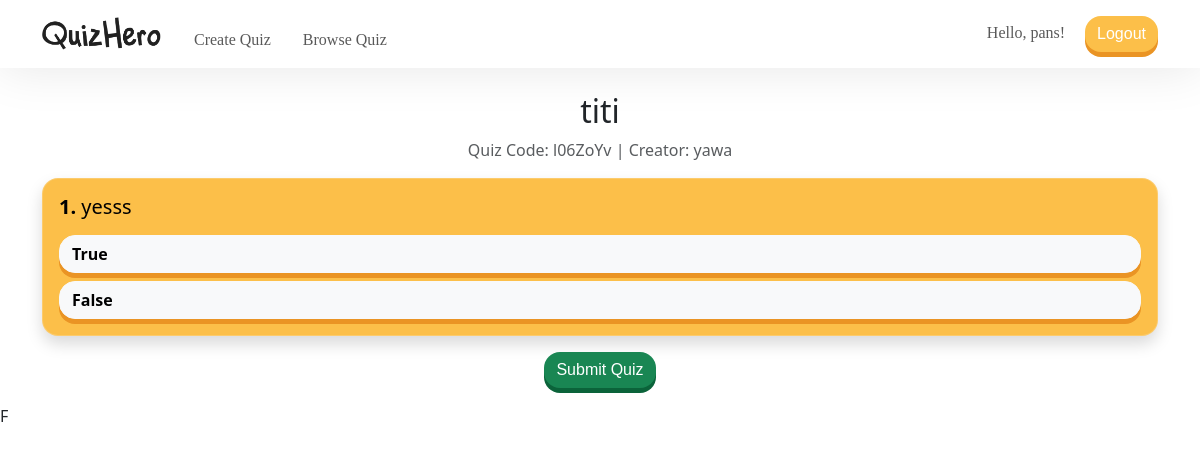
Page /answerQuiz.php?code_for_quiz=l06ZoYv (signed in) on the committed database.
### tables this page shows
CREATE TABLE `quizlisttable` (
  `code` varchar(7) NOT NULL,
  `title` varchar(255) NOT NULL,
  `thumbnail` varchar(255) NOT NULL,
  `accessibility` varchar(8) NOT NULL,
  `creator` varchar(255) NOT NULL,
  `views` int(11) DEFAULT 0
);

CREATE TABLE `questions` (
  `qid` int(11) NOT NULL,
  `quizcode` varchar(7) NOT NULL,
  `question` text NOT NULL,
  `questiontype` text NOT NULL,
  `answer` text NOT NULL,
  `choiceA` text NOT NULL,
  `choiceB` text NOT NULL,
  `choiceC` text NOT NULL,
  `choiceD` text NOT NULL
);

### answerQuiz.php (the view, shortened to what this page needs)
<?php
include "assets/php/dbh_quiz.inc.php";
require('assets/php/head.inc.php');
include('assets/php/navbar.inc.php');
?>
<!DOCTYPE html>
<html lang="en">
<head>
</head>
<body>
    <?php
    if (isset($_GET['code_for_quiz'])) {
        $quizCode = htmlspecialchars($_GET['code_for_quiz']);
        $fetchSql = "SELECT * FROM quizlisttable WHERE code = ?";
        $fetchStmt = $pdo->prepare($fetchSql);
        $fetchStmt->execute([$quizCode]);
        $quizDetails = $fetchStmt->fetch(PDO::FETCH_ASSOC);
        if ($quizDetails) {
            $fetchSql = "SELECT * FROM `questions` WHERE quizcode = ?";
            $fetchStmt = $pdo->prepare($fetchSql);
            $fetchStmt->execute([$quizCode]);
            $allQuestions = $fetchStmt->fetchAll(PDO::FETCH_ASSOC);
            shuffle($allQuestions);
            echo '<div class="container text-center mt-4">';
            echo '<h2 class="text-dark">' . htmlspecialchars($quizDetails['title']) . '</h2>';
            echo '<p class="text-muted">Quiz Code: ' . htmlspecialchars($quizDetails['code']) . ' | Creator: ' . htmlspecialchars($quizDetails['creator']) . '</p>';
            echo '</div>';
            $questionNumber = 1;
            foreach ($allQuestions as $question) {
                $fontStyle = isset($question['fontstyle']) ? 'font-family: ' . $question['fontstyle'] . ';' : '';
                $fontColor = isset($question['fontcolor']) ? 'color: ' . $question['fontcolor'] . ' !important;' : '';
                $choices = array($question['choiceA'], $question['choiceB'], $question['choiceC'], $question['choiceD']);
                shuffle($choices);
                echo '<div class="container ms-auto me-auto">';
                echo '<div class="rounded p-3 mt-3 shadow shadow-4 border border-light text-light container-fluid" style="--bs-bg-opacity: .2; --bs-border-opacity: .2; --bs-text-opacity: .70; background-color: #FCBF49;">';
                echo '<h5 style="color: black; ' . $fontStyle . '"><strong>' . $questionNumber . '.</strong> ' . $question['question'] . '</h5>';
                if ($question['questiontype'] == "MCQ") {
                    echo '<div style="color: black;">';
                    echo '<button type="button" class="btn btn-light mt-2 text-start font-weight-bold choice-button" onclick="selectChoice(' . $question['qid'] . ', \'A\')" style="width: 100%; box-shadow: 0px 5px 0px 0px rgb(234, 148, 36); border-radius: 16px; ' . $fontColor . '" name="answer[' . $question['qid'] . ']" value="A"><strong>' . $choices[0] . '</strong></button><br>';
                    echo '<button type="button" class="btn btn-light mt-2 text-start font-weight-bold choice-button" onclick="selectChoice(' . $question['qid'] . ', \'B\')" style="width: 100%; box-shadow: 0px 5px 0px 0px rgb(234, 148, 36); border-radius: 16px; ' . $fontColor . '" name="answer[' . $question['qid'] . ']" value="B"><strong>' . $choices[1] . '</strong></button><br>';
                    echo '<button type="button" class="btn btn-light mt-2 text-start font-weight-bold choice-button" onclick="selectChoice(' . $question['qid'] . ', \'C\')" style="width: 100%; box-shadow: 0px 5px 0px 0px rgb(234, 148, 36); border-radius: 16px; ' . $fontColor . '" name="answer[' . $question['qid'] . ']" value="C"><strong>' . $choices[2] . '</strong></button><br>';
                    echo '<button type="button" class="btn btn-light mt-2 text-start font-weight-bold choice-button" onclick="selectChoice(' . $question['qid'] . ', \'D\')" style="width: 100%; box-shadow: 0px 5px 0px 0px rgb(234, 148, 36); border-radius: 16px; ' . $fontColor . '" name="answer[' . $question['qid'] . ']" value="D"><strong>' . $choices[3] . '</strong></button><br>';
                    echo '</div>';
                } elseif ($question['questiontype'] == "TOF") {
                    echo '<div style="color: black;">';
                    echo '<button type="button" class="btn btn-light mt-2 text-start font-weight-bold choice-button" onclick="selectChoice(' . $question['qid'] . ', \'True\')" style="width: 100%; box-shadow: 0px 5px 0px 0px rgb(234, 148, 36); border-radius: 16px; ' . $fontColor . '" name="answer[' . $question['qid'] . ']" value="True"><strong>True</strong></button><br>';
                    echo '<button type="button" class="btn btn-light mt-2 text-start font-weight-bold choice-button" onclick="selectChoice(' . $question['qid'] . ', \'False\')" style="width: 100%; box-shadow: 0px 5px 0px 0px rgb(234, 148, 36); border-radius: 16px; ' . $fontColor . '" name="answer[' . $question['qid'] . ']" value="False"><strong>False</strong></button><br>';
                    echo '</div>';
                }
                echo '</div>';
                echo '</div>';
                $questionNumber++;
            }
        } else {
            echo 'Quiz not found.';
            exit;
        }
    }
    ?>
    <form id="quizForm" action="submit_quiz.php" method="post" onsubmit="return checkUnansweredQuestions();">
        <div class="d-grid gap-2 d-md-flex justify-content-center mt-3">
            <button class="btn btn-success text-light border-dark btn-md btn-submit-quiz" type="button"
                data-toggle="modal" data-target="#modalSubmitQuiz">Submit Quiz</button>
        </div>
    </form>
    F
    <?php require('assets/php/footer.inc.php'); ?>

### assets/css/style.css (style rules this page uses)
.btn-success { background-color: #198653; color: white !important; border: none; box-shadow: 0px 5px 0px 0px rgb(11, 99, 58); border-radius: 16px; transition: box-shadow 0.3s ease; font-family: 'MoonBold', sans-serif; }
.rounded { border-radius: 16px !important; }
.bg-light { background-color: #FFFFFF !important; }
.btn-light { color: #000000 !important; }

### rows in the picture
quizlisttable: title "titi", code "l06ZoYv", creator "yawa"
questions: question "yesss"

### other values in the picture
$_SESSION['username'] "pans"
